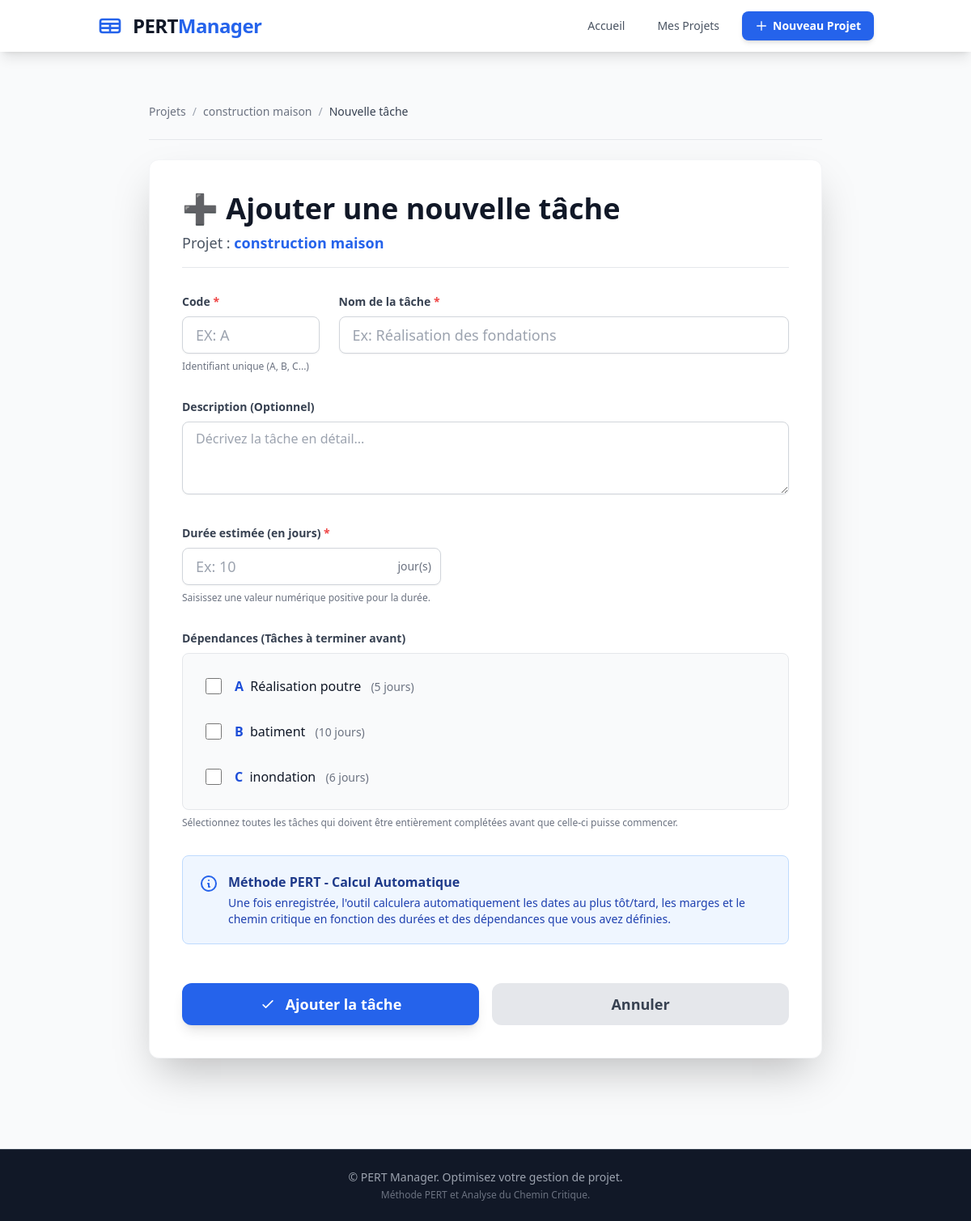
The app's page /projets/2/taches/nouvelle/, older data.
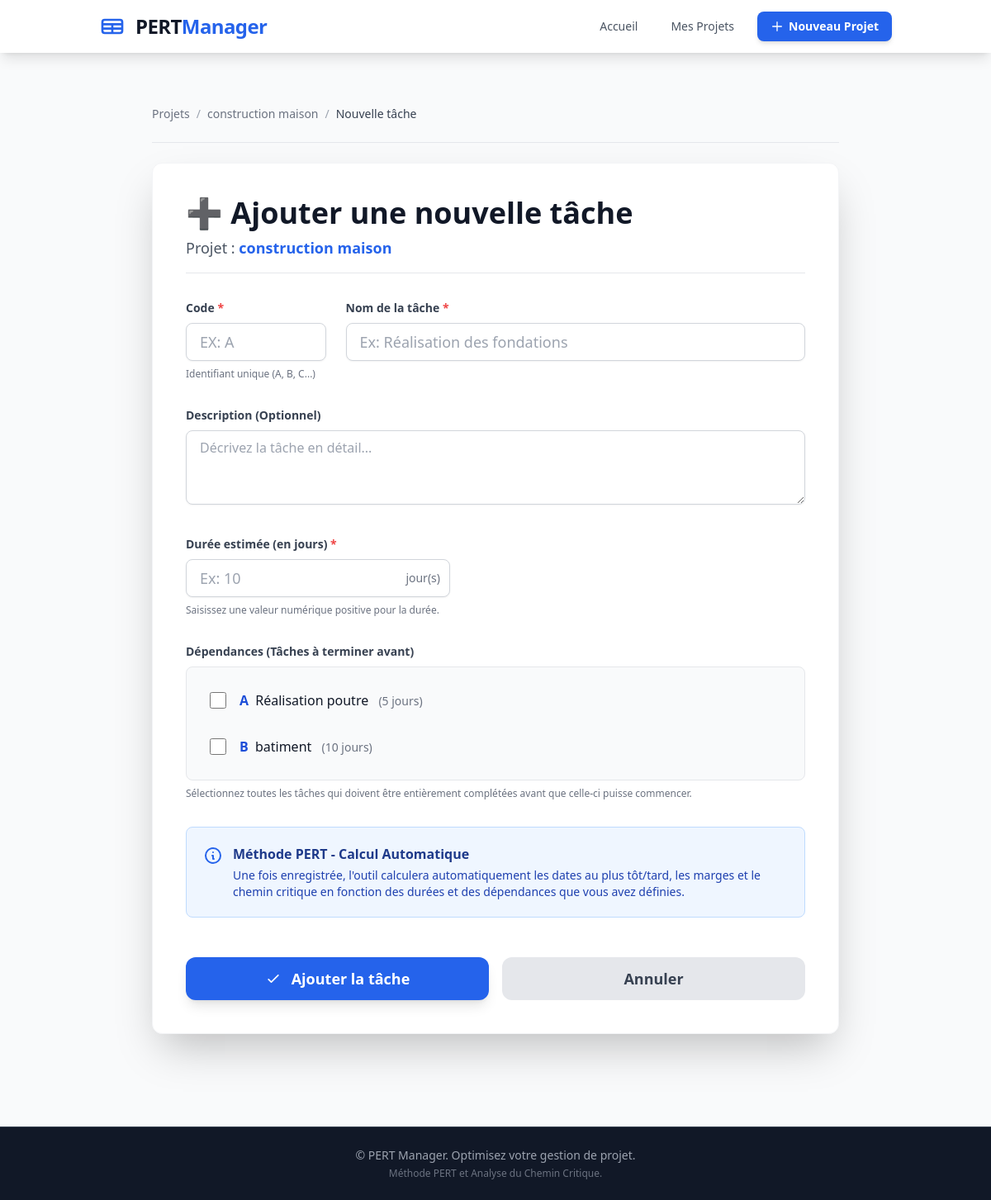
The same page, newer data.
### pert/models.py (models this page shows, shortened)
class Tache(models.Model):
    projet = models.ForeignKey(
        Projet,
        on_delete=models.CASCADE,
        related_name='taches',
        verbose_name="Projet"
    )
    code = models.CharField(max_length=10, verbose_name="Code de la tâche")
    nom = models.CharField(max_length=200, verbose_name="Nom de la tâche")
    description = models.TextField(blank=True, null=True, verbose_name="Description")
    duree = models.IntegerField(verbose_name="Durée (en jours)")
    dependances = models.ManyToManyField(
        'self',
        symmetrical=False,
        blank=True,
        related_name='successeurs',
        verbose_name="Dépendances (tâches à terminer avant)"
    )
    date_debut_tot = models.IntegerField(
        null=True,
        blank=True,
        verbose_name="Date de début au plus tôt"
    )
    date_fin_tot = models.IntegerField(
        null=True,
        blank=True,
        verbose_name="Date de fin au plus tôt"
    )
    date_debut_tard = models.IntegerField(
        null=True,
        blank=True,
        verbose_name="Date de début au plus tard"
    )
    date_fin_tard = models.IntegerField(
        null=True,
        blank=True,
        verbose_name="Date de fin au plus tard"
    )
    marge_totale = models.IntegerField(
        null=True,
        blank=True,
        verbose_name="Marge totale"
    )
    marge_libre = models.IntegerField(
        null=True,
        blank=True,
        verbose_name="Marge libre"
    )
    class Meta:
        verbose_name = "Tâche"
        verbose_name_plural = "Tâches"
        ordering = ['code']
        unique_together = ['projet', 'code']

### pert/views.py (the view)
# urls.py: path('projets/<int:projet_id>/taches/nouvelle/', views.tache_create, name='tache_create'),
def tache_create(request, projet_id):
    projet = get_object_or_404(Projet, pk=projet_id)
    if request.method == 'POST':
        form = TacheForm(request.POST, projet=projet)
        if form.is_valid():
            tache = form.save(commit=False)
            tache.projet = projet
            tache.save()
            form.save_m2m()  # Sauvegarder les relations ManyToMany (dépendances)
            _recalculer_pert(projet)
            messages.success(request, f'Tâche "{tache.code}" ajoutée avec succès !')
            return redirect('projet_detail', pk=projet.pk)
    else:
        form = TacheForm(projet=projet)
    taches_disponibles = projet.taches.all().order_by('code')
    return render(request, 'pert/tache_form.html', {
        'form': form,
        'projet': projet,
        'taches_disponibles': taches_disponibles,
        'action': 'Créer'
    })

### pert/templates/pert/tache_form.html (shortened to what the changed rows need)
{% extends 'pert/base.html' %}
{% block content %}
<div class="max-w-4xl mx-auto px-4 sm:px-6 lg:px-8 py-8">
    <div class="bg-white rounded-xl shadow-2xl p-6 sm:p-8 lg:p-10 border border-gray-100">
        <div class="mb-8 border-b pb-4">
            <h1 class="text-4xl font-extrabold text-gray-900 mb-2">
                {% if form.instance.pk %}
                    ✏️ Modifier la tâche
                {% else %}
                    ➕ Ajouter une nouvelle tâche
                {% endif %}
            </h1>
        </div>
        <form method="post" class="space-y-8">
            <div>
                <div id="id_dependances_list" class="bg-gray-50 rounded-lg p-4 space-y-2 max-h-72 overflow-y-auto border border-gray-200">
                    {% if taches_disponibles %}
                        {% for tache in taches_disponibles %}
                        <label class="flex items-center p-3 hover:bg-gray-100 rounded-lg cursor-pointer transition ease-in-out duration-150">
                            <input
                                type="checkbox"
                                name="{{ form.dependances.name }}"
                                value="{{ tache.id }}"
                                {% comment %} Correction: Utiliser 'tache.id' pour vérifier si la dépendance est sélectionnée {% endcomment %}
                                class="w-5 h-5 text-blue-600 border-gray-300 rounded focus:ring-blue-500"
                            >
                            <span class="ml-4 flex-1 text-base">
                                <span class="font-bold text-blue-700">{{ tache.code }}</span>
                                <span class="text-gray-900 ml-1">{{ tache.nom }}</span>
                                <span class="text-sm text-gray-500 ml-2">({{ tache.duree }} jour{{ tache.duree|pluralize }})</span>
                            </span>
                        </label>
                        {% endfor %}
                    {% else %}
                        <p class="text-gray-500 text-base italic text-center py-4">
                            Aucune autre tâche n'est disponible dans ce projet. Cette tâche sera une tâche de départ.
                        </p>
                    {% endif %}
                </div>
            </div>
        </form>
    </div>
</div>
{% endblock %}

Row changes from the older to the newer data that the page shows:
removed Tache: code "C", nom "inondation", duree "6"
